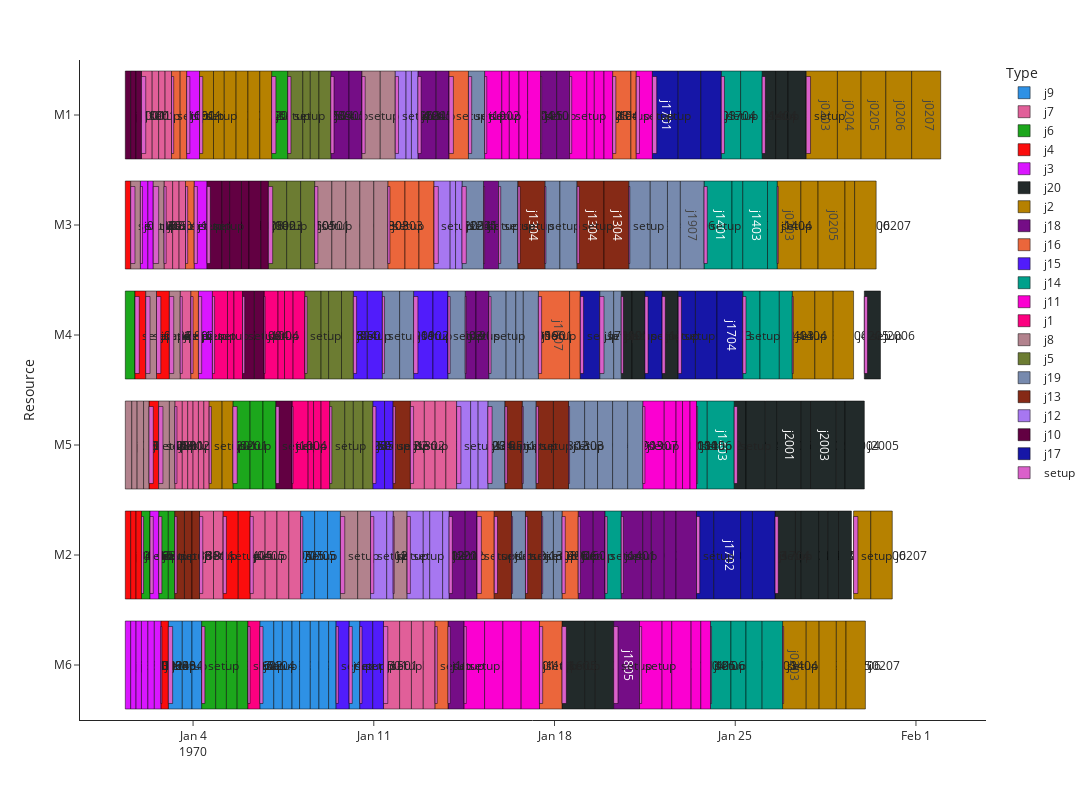
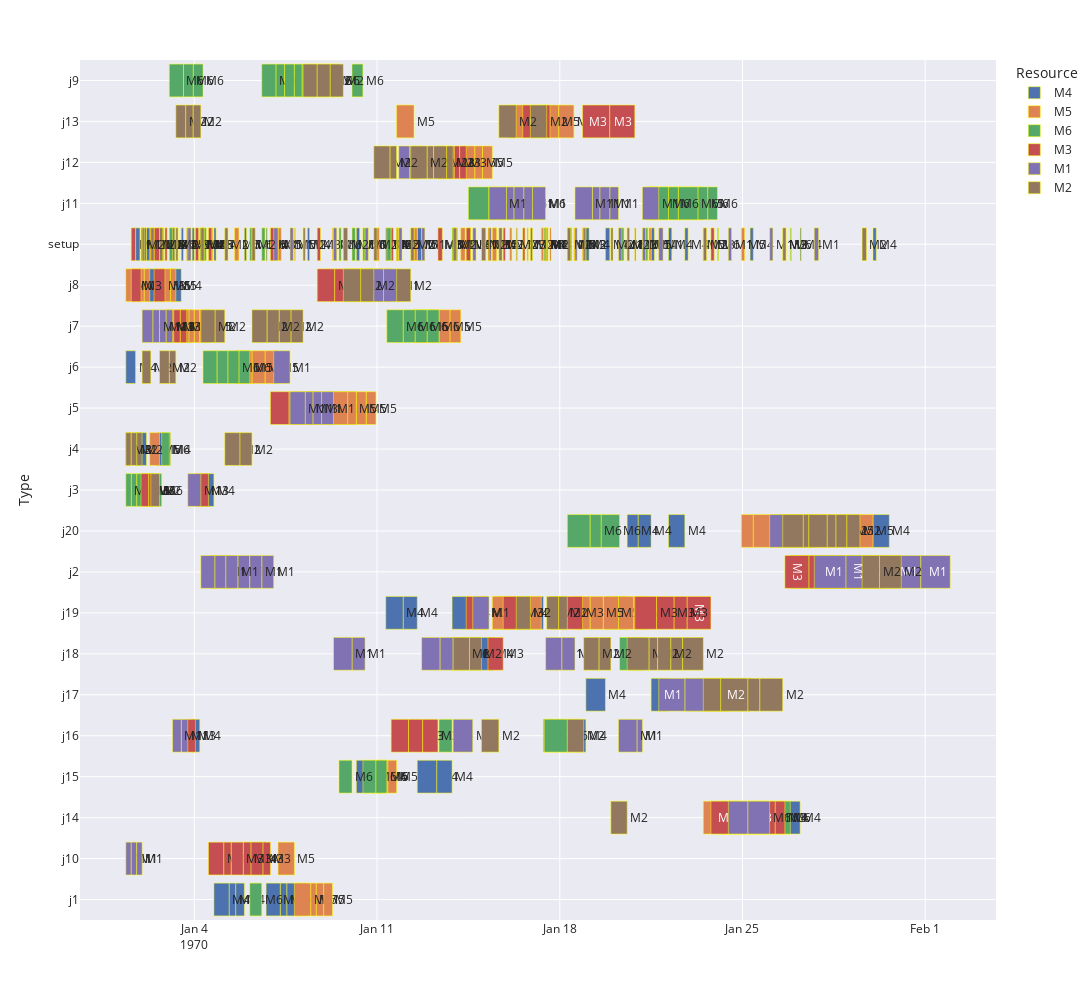
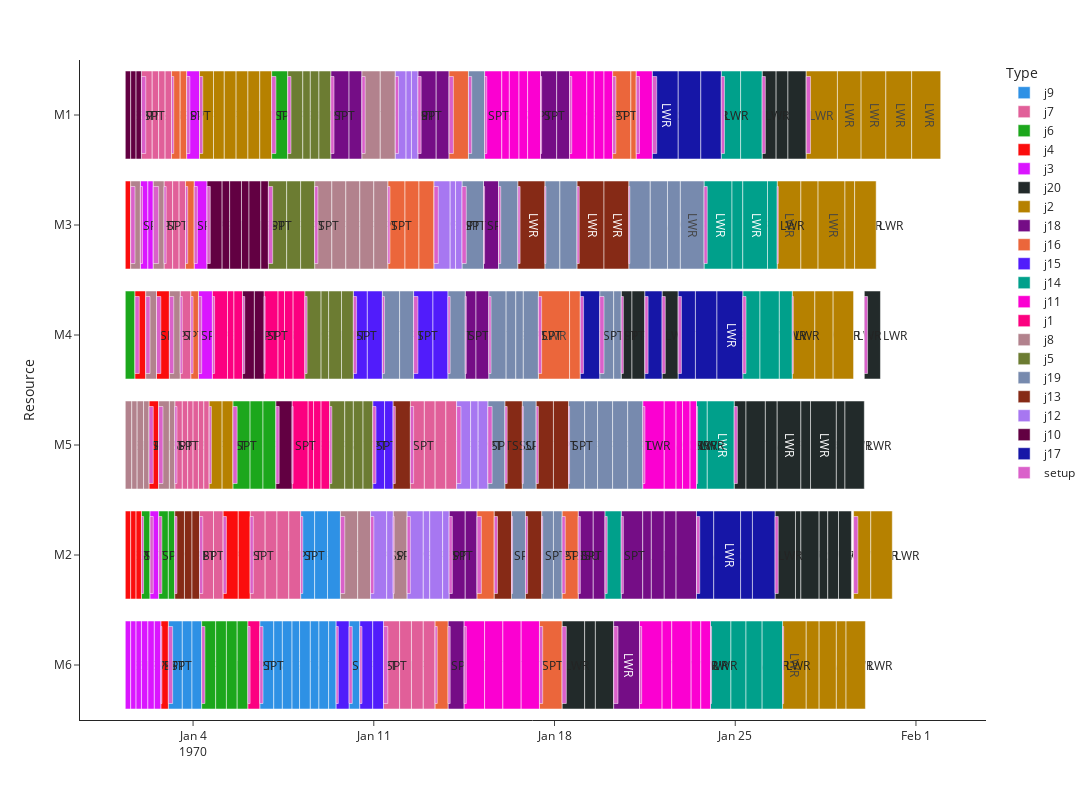
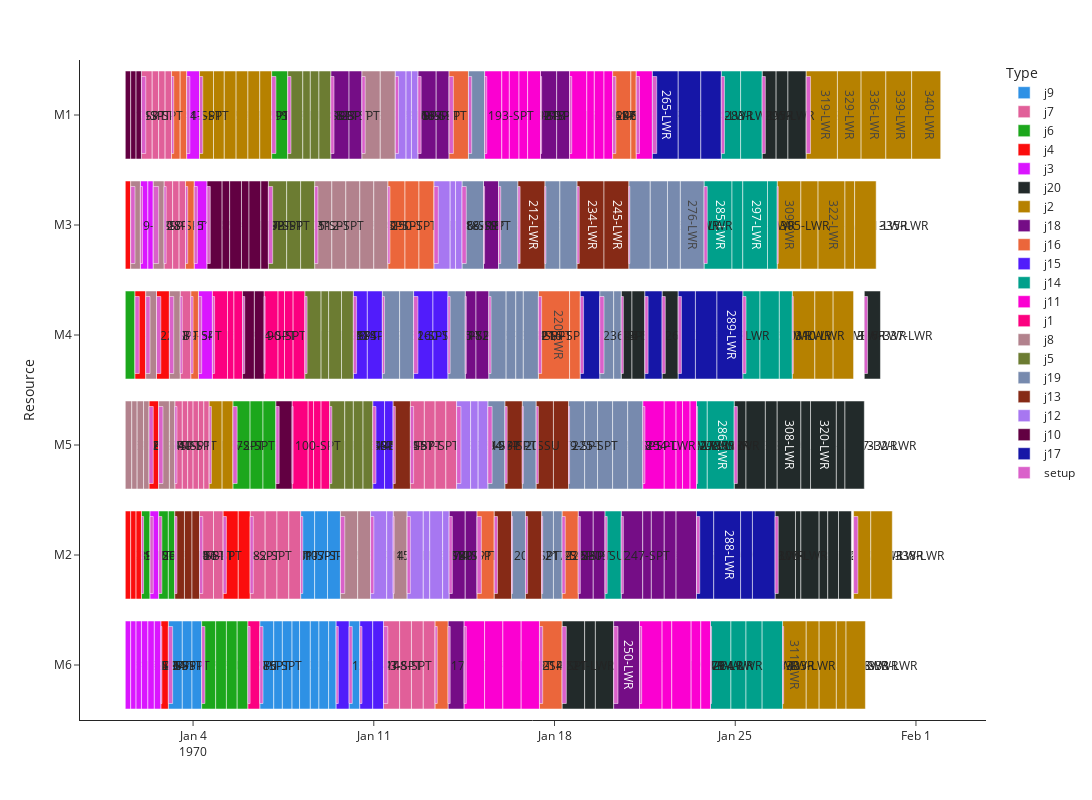

Notebook code cell kept with these figures, in order:
### Code cell
import torch
import torch.nn as nn
import torch.nn.functional as F
import torch.optim as optim

import gym
import collections
import random
from FAB4 import *

learning_rate = 0.0001  
gamma = 1
buffer_limit = 100000
batch_size = 64

class ReplayBuffer():
    def __init__(self):
        self.buffer = collections.deque(maxlen=buffer_limit);
    def put(self, transition):
        self.buffer.append(transition)
    def sample(self, n):
        mini_batch = random.sample(self.buffer, n)
        s_lst, a_lst, r_lst, s_prime_lst, done_mask_lst = [],[],[],[],[]
        
        for transition in mini_batch:
            s, a, r, s_prime, done_mask = transition
            s_lst.append(s)
            a_lst.append([a])
            r_lst.append([r])
            s_prime_lst.append(s_prime)
            done_mask_lst.append([done_mask])
            
        return torch.tensor(s_lst, dtype=torch. float),torch.tensor(a_lst), torch.tensor(r_lst), torch.tensor(s_prime_lst, dtype=torch. float), torch.tensor(done_mask_lst)
    
    def size(self):
        return len(self.buffer)

class Qnet(nn.Module):
    def __init__(self):
        super(Qnet, self).__init__()
        self.fc1 = nn.Linear(64,64)
        self.fc2 = nn.Linear(64,32)
        self.fc3 = nn.Linear(32,9)
    
    def forward(self, x):
        x = F.relu(self.fc1(x))
        x = F.relu(self.fc2(x))
        x = self.fc3(x)
        return x
    
    def sample_action(self, obs, epsilon):
        out = self.forward(obs)
        coin = random.random()
        if coin < epsilon:
            return random.randint(0, 8)
        else:
            return out.argmax().item()
        
    def select_action(self, obs, epsilon):
        out = self.forward(obs)
        return out.argmax().item(),out
        
def train(q, q_target, memory, optimizer):
    for i in range(10):
        s,a,r,s_prime,done_mask = memory.sample(batch_size)
        #q.number_of_time_list[a] += 1    
        q_out = q(s)
        q_a = q_out.gather(1,a)
        max_q_prime = q_target(s_prime).max (1)[0].unsqueeze(1)
        target = r + gamma * max_q_prime * done_mask
        loss = F.smooth_l1_loss(q_a, target)
        optimizer.zero_grad()
        loss.backward()
        optimizer.step()
            
def main():
    env = FJSP_simulator('C:/Users/parkh/git_tlsgudcks/simulator/data/FJSP_SIM7_all.csv','C:/Users/parkh/FJSP_SETUP_SIM.csv',"C:/Users/parkh/git_tlsgudcks/simulator/data/FJSP_Fab.csv",1)
    q = Qnet()
    q_target = Qnet()
    q_target.load_state_dict(q.state_dict())
    memory = ReplayBuffer()
    print_interval = 1
    q_load = 10
    score = 0.0
    optimizer = optim.Adam(q.parameters(), lr=learning_rate)
    
    for n_epi in range(1000):
        #여기는 sample_action 구간
        epsilon = max(0.01 , 0.08 - 0.02*(n_epi/200))
        s = env.reset()
        done = False
        score = 0.0
        while not done:
            a = q.sample_action(torch.from_numpy(s). float(), epsilon)
            s_prime, r, done = env.step(a)
            done_mask =0.0 if done else 1.0
            if done == False:
                memory.put((s,a,r,s_prime,done_mask))
                s = s_prime
                score += r
            if done:
                break
            
        #학습구간    
        if memory.size()>1000:
            train(q, q_target, memory, optimizer)
        
        #결과 및 파라미터 저장    
        if n_epi % print_interval==0 and n_epi!=0:
            #q_target.load_state_dict(q.state_dict())
            params = q.state_dict()
            param_name = str(n_epi)+"nomorspt.pt"
            #print(param_name)
            torch.save(params, param_name)
            Flow_time, machine_utill ,util, makespan = env.performance_measure()
            print("--------------------------------------------------")
            print("flow time: {}, util : {:.3f}, makespan : {}".format(Flow_time, util, makespan))
            print("n_episode: {}, score : {:.1f}, n_buffer : {}, eps : {:.1f}%".format(n_epi, score/print_interval,memory.size(),epsilon*100))
            #score=0.0
        
        #여기는 select_action 구간
        s = env.reset()
        done = False
        score = 0.0
        params = q.state_dict()
        torch.save(params, "nomorspt.pt" )
        while not done:
            a, a_list = q.select_action(torch.from_numpy(s). float(), epsilon)
            #print(a_list)
            #print(a)
            s_prime, r, done = env.step(a)
            #print(r)
            s = s_prime
            score += r
            if done:
                break
        Flow_time, machine_utill ,util, makespan = env.performance_measure()
        print("--------------------------------------------------")
        print("flow time: {}, util : {:.3f}, makespan : {}".format(Flow_time, util, makespan))
        print("n_episode: {}, score : {:.1f}, n_buffer : {}, eps : {:.1f}%".format(n_epi, score/print_interval,memory.size(),epsilon*100))
        
        
        
        if n_epi % q_load ==0 and n_epi!=0:
            q_target.load_state_dict(q.state_dict())
    
    
    s = env.reset()
    done = False
    score = 0.0
    while not done:
        a, a_list = q.select_action(torch.from_numpy(s). float(), epsilon)
        #print(a_list)
        #print(a)
        s_prime, r, done = env.step(a)
        #print(r)
        s = s_prime
        score += r
        if done:
            break
    Flow_time, machine_util, util, makespan = env.performance_measure()
    env.gannt_chart()
    return Flow_time, machine_util, util, makespan, score
for i in range(1):
    Flow_time, machine_util, util, makespan, score =main()
    print("FlowTime:" , Flow_time)
    print("machine_util:" , machine_util)
    print("util:" , util)
    print("makespan:" , makespan)
    print("Score" , score)
    
    
params = torch.load("nomorspt.pt")
q = Qnet()
q.load_state_dict(params)
q.eval()
env = FJSP_simulator('C:/Users/parkh/git_tlsgudcks/simulator/data/FJSP_SIM7_all.csv','C:/Users/parkh/FJSP_SETUP_SIM.csv',"C:/Users/parkh/git_tlsgudcks/simulator/data/FJSP_Fab.csv",1) 
s = env.reset()
done = False
score = 0.0
epsilon = max(0.01 , 0.08 - 0.02*(20/200))
while not done:
    a, a_list = q.select_action(torch.from_numpy(s). float(), epsilon)
    #print(a_list)
    #print(a)
    s_prime, r, done = env.step(a)
    #print(r)
    s = s_prime
    score += r
    if done:
        break
Flow_time, machine_util, util, makespan = env.performance_measure()
print("FlowTime:" , Flow_time)
print("machine_util:" , machine_util)
print("util:" , util)
print("makespan:" , makespan)
print("Score" , score)
